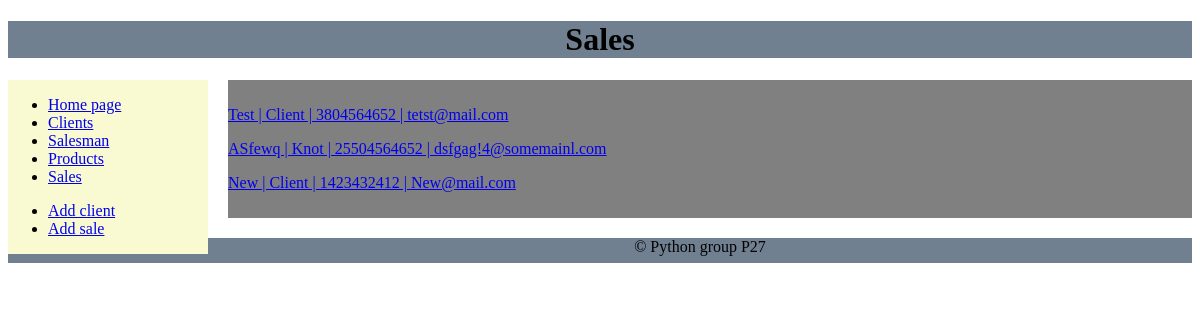
The app's page /show_clients/ with its own data.
### side/models.py (models this page shows)
class Client(models.Model):
    name = models.CharField(max_length=50)
    lastname = models.CharField(max_length=50)
    phone = models.CharField(max_length=50)
    email = models.EmailField(max_length=254)
    def __str__(self):
        return f'{self.name} | {self.lastname} | {self.phone} | {self.email}'

### side/views.py (the view)
# urls.py: path('show_clients/', views.show_clients, name='show_clients'),
def show_clients(request):
    data = Client.objects.all()
    return render(request, 'clients.html', {'data_from_client': data})

### side/templates/clients.html (shortened to what this page needs)
{% extends 'base.html' %}
{% block navigation %}
    {% include 'nav.html' %}
{% endblock navigation %}
{% block content %}
    {% for client in data_from_client %}
        <p><a href="{% url 'show_client' client.id %}">{{client}}</a></p>
    {% endfor %}
{% endblock content %}

### records on screen
Client: name+lastname+phone "Test | Client | 3804564652 | tetst@mail.com"
Client: name+lastname+phone "ASfewq | Knot | 25504564652 | dsfgag!4@somemainl.com"
Client: name+lastname+phone "New | Client | 1423432412 | New@mail.com"
